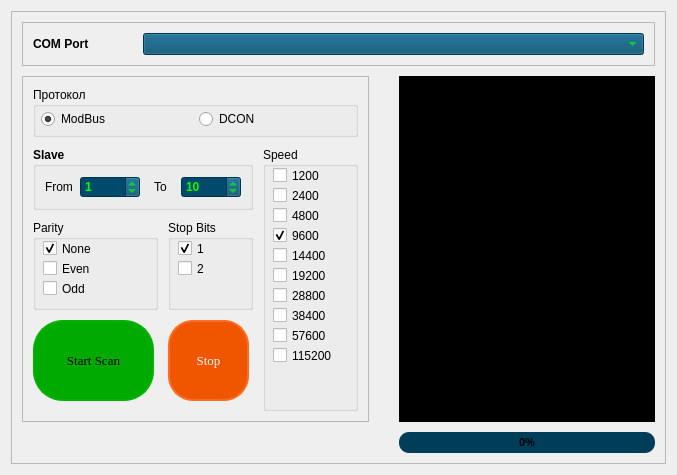
      <widget class="QWidget" name="tab_scan">
       <attribute name="title">
        <string>Scan</string>
       </attribute>
       <layout class="QHBoxLayout" name="horizontalLayout_3">
        <item>
         <widget class="QFrame" name="frame_5">
          <property name="sizePolicy">
           <sizepolicy hsizetype="Preferred" vsizetype="Preferred">
            <horstretch>0</horstretch>
            <verstretch>0</verstretch>
           </sizepolicy>
          </property>
          <property name="contextMenuPolicy">
           <enum>Qt::NoContextMenu</enum>
          </property>
          <property name="frameShape">
           <enum>QFrame::StyledPanel</enum>
          </property>
          <property name="frameShadow">
           <enum>QFrame::Raised</enum>
          </property>
          <layout class="QGridLayout" name="gridLayout_6">
           <property name="leftMargin">
            <number>10</number>
           </property>
           <property name="topMargin">
            <number>10</number>
           </property>
           <property name="rightMargin">
            <number>10</number>
           </property>
           <property name="bottomMargin">
            <number>10</number>
           </property>
           <property name="spacing">
            <number>10</number>
           </property>
           <item row="0" column="0" colspan="4">
            <widget class="QFrame" name="scan_mb_top_frame">
             <property name="sizePolicy">
              <sizepolicy hsizetype="Preferred" vsizetype="Fixed">
               <horstretch>0</horstretch>
               <verstretch>0</verstretch>
              </sizepolicy>
             </property>
             <property name="frameShape">
              <enum>QFrame::StyledPanel</enum>
             </property>
             <property name="frameShadow">
              <enum>QFrame::Raised</enum>
             </property>
             <layout class="QHBoxLayout" name="horizontalLayout">
              <property name="spacing">
               <number>10</number>
              </property>
              <property name="leftMargin">
               <number>10</number>
              </property>
              <property name="topMargin">
               <number>10</number>
              </property>
              <property name="rightMargin">
               <number>10</number>
              </property>
              <property name="bottomMargin">
               <number>10</number>
              </property>
              <item>
               <widget class="QLabel" name="com_port">
                <property name="minimumSize">
                 <size>
                  <width>100</width>
                  <height>0</height>
                 </size>
                </property>
                <property name="font">
                 <font>
                  <weight>75</weight>
                  <bold>true</bold>
                 </font>
                </property>
                <property name="contextMenuPolicy">
                 <enum>Qt::NoContextMenu</enum>
                </property>
                <property name="text">
                 <string>COM Port</string>
                </property>
               </widget>
              </item>
              <item>
               <widget class="QComboBox" name="comboBox_com_port">
                <property name="sizePolicy">
                 <sizepolicy hsizetype="Expanding" vsizetype="Fixed">
                  <horstretch>0</horstretch>
                  <verstretch>0</verstretch>
                 </sizepolicy>
                </property>
                <property name="minimumSize">
                 <size>
                  <width>0</width>
                  <height>20</height>
                 </size>
                </property>
                <property name="contextMenuPolicy">
                 <enum>Qt::NoContextMenu</enum>
                </property>
                <property name="styleSheet">
                 <string notr="true">background-color: rgb(0, 74, 109);
color: rgb(4, 255, 0);</string>
                </property>
               </widget>
              </item>
             </layout>
            </widget>
           </item>
           <item row="3" column="3" rowspan="3">
            <widget class="QTableWidget" name="table_devices">
             <property name="enabled">
              <bool>true</bool>
             </property>
             <property name="sizePolicy">
              <sizepolicy hsizetype="Expanding" vsizetype="Expanding">
               <horstretch>0</horstretch>
               <verstretch>0</verstretch>
              </sizepolicy>
             </property>
             <property name="minimumSize">
              <size>
               <width>200</width>
               <height>0</height>
              </size>
             </property>
             <property name="palette">
              <palette>
               <active>
                <colorrole role="WindowText">
                 <brush brushstyle="SolidPattern">
                  <color alpha="255">
                   <red>255</red>
                   <green>255</green>
                   <blue>255</blue>
                  </color>
                 </brush>
                </colorrole>
                <colorrole role="Button">
                 <brush brushstyle="SolidPattern">
                  <color alpha="255">
                   <red>0</red>
                   <green>0</green>
                   <blue>0</blue>
                  </color>
                 </brush>
                </colorrole>
                <colorrole role="Text">
                 <brush brushstyle="SolidPattern">
                  <color alpha="255">
                   <red>255</red>
                   <green>255</green>
                   <blue>255</blue>
                  </color>
                 </brush>
                </colorrole>
                <colorrole role="ButtonText">
                 <brush brushstyle="SolidPattern">
                  <color alpha="255">
                   <red>255</red>
                   <green>255</green>
                   <blue>255</blue>
                  </color>
                 </brush>
                </colorrole>
                <colorrole role="Base">
                 <brush brushstyle="SolidPattern">
                  <color alpha="255">
                   <red>0</red>
                   <green>0</green>
                   <blue>0</blue>
                  </color>
                 </brush>
                </colorrole>
                <colorrole role="Window">
                 <brush brushstyle="SolidPattern">
                  <color alpha="255">
                   <red>0</red>
                   <green>0</green>
                   <blue>0</blue>
                  </color>
                 </brush>
                </colorrole>
                <colorrole role="PlaceholderText">
                 <brush brushstyle="NoBrush">
                  <color alpha="128">
                   <red>255</red>
                   <green>255</green>
                   <blue>255</blue>
                  </color>
                 </brush>
                </colorrole>
               </active>
               <inactive>
                <colorrole role="WindowText">
                 <brush brushstyle="SolidPattern">
                  <color alpha="255">
                   <red>255</red>
                   <green>255</green>
                   <blue>255</blue>
                  </color>
                 </brush>
                </colorrole>
                <colorrole role="Button">
                 <brush brushstyle="SolidPattern">
                  <color alpha="255">
                   <red>0</red>
                   <green>0</green>
                   <blue>0</blue>
                  </color>
                 </brush>
                </colorrole>
                <colorrole role="Text">
                 <brush brushstyle="SolidPattern">
                  <color alpha="255">
                   <red>255</red>
                   <green>255</green>
                   <blue>255</blue>
                  </color>
                 </brush>
                </colorrole>
                <colorrole role="ButtonText">
                 <brush brushstyle="SolidPattern">
                  <color alpha="255">
                   <red>255</red>
                   <green>255</green>
                   <blue>255</blue>
                  </color>
                 </brush>
                </colorrole>
                <colorrole role="Base">
                 <brush brushstyle="SolidPattern">
                  <color alpha="255">
                   <red>0</red>
                   <green>0</green>
                   <blue>0</blue>
                  </color>
                 </brush>
                </colorrole>
                <colorrole role="Window">
                 <brush brushstyle="SolidPattern">
                  <color alpha="255">
                   <red>0</red>
                   <green>0</green>
                   <blue>0</blue>
                  </color>
                 </brush>
                </colorrole>
                <colorrole role="PlaceholderText">
                 <brush brushstyle="NoBrush">
                  <color alpha="128">
                   <red>255</red>
                   <green>255</green>
                   <blue>255</blue>
                  </color>
                 </brush>
                </colorrole>
               </inactive>
               <disabled>
                <colorrole role="WindowText">
                 <brush brushstyle="SolidPattern">
                  <color alpha="255">
                   <red>255</red>
                   <green>255</green>
                   <blue>255</blue>
                  </color>
                 </brush>
                </colorrole>
                <colorrole role="Button">
                 <brush brushstyle="SolidPattern">
                  <color alpha="255">
                   <red>0</red>
                   <green>0</green>
                   <blue>0</blue>
                  </color>
                 </brush>
                </colorrole>
                <colorrole role="Text">
                 <brush brushstyle="SolidPattern">
                  <color alpha="255">
                   <red>255</red>
                   <green>255</green>
                   <blue>255</blue>
                  </color>
                 </brush>
                </colorrole>
                <colorrole role="ButtonText">
                 <brush brushstyle="SolidPattern">
                  <color alpha="255">
                   <red>255</red>
                   <green>255</green>
                   <blue>255</blue>
                  </color>
                 </brush>
                </colorrole>
                <colorrole role="Base">
                 <brush brushstyle="SolidPattern">
                  <color alpha="255">
                   <red>0</red>
                   <green>0</green>
                   <blue>0</blue>
                  </color>
                 </brush>
                </colorrole>
                <colorrole role="Window">
                 <brush brushstyle="SolidPattern">
                  <color alpha="255">
                   <red>0</red>
                   <green>0</green>
                   <blue>0</blue>
                  </color>
                 </brush>
                </colorrole>
                <colorrole role="PlaceholderText">
                 <brush brushstyle="NoBrush">
                  <color alpha="128">
                   <red>255</red>
                   <green>255</green>
                   <blue>255</blue>
                  </color>
                 </brush>
                </colorrole>
               </disabled>
              </palette>
             </property>
             <property name="contextMenuPolicy">
              <enum>Qt::NoContextMenu</enum>
             </property>
             <property name="toolTip">
              <string>&lt;html&gt;&lt;head/&gt;&lt;body&gt;&lt;p&gt;Выводит информацию о найденных устройствах.&lt;/p&gt;&lt;p&gt;Формат вывода ModBus:&lt;/p&gt;&lt;p&gt;адрес,(скорость, паритет, стоп бит)&lt;/p&gt;&lt;p&gt;Формат вывода Dcon:&lt;/p&gt;&lt;p&gt;адрес, устройство&lt;/p&gt;&lt;/body&gt;&lt;/html&gt;</string>
             </property>
             <property name="styleSheet">
              <string notr="true">QTableWidget {
	background-color: rgb(0, 0, 0);
	color: rgb(255, 255, 255);
	font: 75 8pt &quot;System&quot;;
}
QToolTip {
	color: rgb(0, 0, 127);
}</string>
             </property>
             <property name="frameShape">
              <enum>QFrame::StyledPanel</enum>
             </property>
             <property name="columnCount">
              <number>1</number>
             </property>
             <attribute name="horizontalHeaderVisible">
              <bool>false</bool>
             </attribute>
             <attribute name="horizontalHeaderCascadingSectionResizes">
              <bool>true</bool>
             </attribute>
             <attribute name="horizontalHeaderMinimumSectionSize">
              <number>90</number>
             </attribute>
             <attribute name="horizontalHeaderDefaultSectionSize">
              <number>90</number>
             </attribute>
             <attribute name="horizontalHeaderHighlightSections">
              <bool>true</bool>
             </attribute>
             <attribute name="horizontalHeaderStretchLastSection">
              <bool>true</bool>
             </attribute>
             <attribute name="verticalHeaderVisible">
              <bool>false</bool>
             </attribute>
             <attribute name="verticalHeaderDefaultSectionSize">
              <number>23</number>
             </attribute>
             <attribute name="verticalHeaderShowSortIndicator" stdset="0">
              <bool>false</bool>
             </attribute>
             <column>
              <property name="text">
               <string>device</string>
              </property>
             </column>
            </widget>
           </item>
           <item row="3" column="0" rowspan="3">
            <widget class="QFrame" name="frame_7">
             <property name="sizePolicy">
              <sizepolicy hsizetype="Fixed" vsizetype="Fixed">
               <horstretch>0</horstretch>
               <verstretch>0</verstretch>
              </sizepolicy>
             </property>
             <property name="contextMenuPolicy">
              <enum>Qt::NoContextMenu</enum>
             </property>
             <property name="styleSheet">
              <string notr="true"/>
             </property>
             <property name="frameShape">
              <enum>QFrame::StyledPanel</enum>
             </property>
             <property name="frameShadow">
              <enum>QFrame::Raised</enum>
             </property>
             <layout class="QGridLayout" name="gridLayout_5">
              <property name="sizeConstraint">
               <enum>QLayout::SetDefaultConstraint</enum>
              </property>
              <property name="leftMargin">
               <number>10</number>
              </property>
              <property name="topMargin">
               <number>10</number>
              </property>
              <property name="rightMargin">
               <number>10</number>
              </property>
              <property name="bottomMargin">
               <number>10</number>
              </property>
              <property name="spacing">
               <number>10</number>
              </property>
              <item row="4" column="1">
               <widget class="QGroupBox" name="groupBox_s_bits">
                <property name="minimumSize">
                 <size>
                  <width>80</width>
                  <height>0</height>
                 </size>
                </property>
                <property name="title">
                 <string>Stop Bits</string>
                </property>
                <widget class="QCheckBox" name="check_box_sb1_3">
                 <property name="geometry">
                  <rect>
                   <x>10</x>
                   <y>20</y>
                   <width>62</width>
                   <height>17</height>
                  </rect>
                 </property>
                 <property name="text">
                  <string>1</string>
                 </property>
                 <property name="checked">
                  <bool>true</bool>
                 </property>
                </widget>
                <widget class="QCheckBox" name="check_box_sb2_3">
                 <property name="geometry">
                  <rect>
                   <x>10</x>
                   <y>40</y>
                   <width>62</width>
                   <height>17</height>
                  </rect>
                 </property>
                 <property name="text">
                  <string>2</string>
                 </property>
                </widget>
               </widget>
              </item>
              <item row="3" column="0" colspan="2">
               <widget class="QGroupBox" name="group_box_slave">
                <property name="minimumSize">
                 <size>
                  <width>220</width>
                  <height>60</height>
                 </size>
                </property>
                <property name="font">
                 <font>
                  <weight>75</weight>
                  <bold>true</bold>
                 </font>
                </property>
                <property name="title">
                 <string>Slave</string>
                </property>
                <layout class="QHBoxLayout" name="horizontalLayout_2">
                 <item>
                  <widget class="QLabel" name="lbl_from_3">
                   <property name="font">
                    <font>
                     <weight>50</weight>
                     <bold>false</bold>
                    </font>
                   </property>
                   <property name="text">
                    <string>From</string>
                   </property>
                  </widget>
                 </item>
                 <item>
                  <widget class="QSpinBox" name="spinBox_from_scan">
                   <property name="minimumSize">
                    <size>
                     <width>60</width>
                     <height>0</height>
                    </size>
                   </property>
                   <property name="styleSheet">
                    <string notr="true">QSpinBox {
	background-color: rgb(0, 74, 109);
	color: rgb(4, 255, 0);
}</string>
                   </property>
                   <property name="maximum">
                    <number>255</number>
                   </property>
                   <property name="value">
                    <number>1</number>
                   </property>
                  </widget>
                 </item>
                 <item>
                  <widget class="QLabel" name="lbl_to_3">
                   <property name="font">
                    <font>
                     <weight>50</weight>
                     <bold>false</bold>
                    </font>
                   </property>
                   <property name="text">
                    <string>To</string>
                   </property>
                   <property name="alignment">
                    <set>Qt::AlignCenter</set>
                   </property>
                  </widget>
                 </item>
                 <item>
                  <widget class="QSpinBox" name="spinBox_to_scan">
                   <property name="minimumSize">
                    <size>
                     <width>60</width>
                     <height>0</height>
                    </size>
                   </property>
                   <property name="styleSheet">
                    <string notr="true">QSpinBox {
	background-color: rgb(0, 74, 109);
	color: rgb(4, 255, 0);
}</string>
                   </property>
                   <property name="minimum">
                    <number>1</number>
                   </property>
                   <property name="maximum">
                    <number>255</number>
                   </property>
                   <property name="value">
                    <number>10</number>
                   </property>
                  </widget>
                 </item>
                </layout>
               </widget>
              </item>
              <item row="5" column="1">
               <widget class="QPushButton" name="btn_stop_scan">
                <property name="sizePolicy">
                 <sizepolicy hsizetype="Fixed" vsizetype="Fixed">
                  <horstretch>0</horstretch>
                  <verstretch>0</verstretch>
                 </sizepolicy>
                </property>
                <property name="minimumSize">
                 <size>
                  <width>81</width>
                  <height>81</height>
                 </size>
                </property>
                <property name="font">
                 <font>
                  <family>Georgia</family>
                  <pointsize>10</pointsize>
                  <weight>9</weight>
                  <italic>false</italic>
                  <bold>false</bold>
                 </font>
                </property>
                <property name="styleSheet">
                 <string notr="true">QPushButton {
	background-color: rgb(240, 85, 0);
	color: rgb(255, 255, 255);
	border: none;
	border-left: 2px solid rgb(255, 108, 35);
	border-top: 2px solid rgb(255, 108, 35);
	border-right: 2px solid rgb(255, 108, 35);	
	border-bottom: 2px solid rgb(255, 108, 35);
	font: 75 10pt &quot;Georgia&quot;;
	border-radius: 25px;
}

QPushButton:hover {
	background-color: rgb(230, 85, 0);
	border-left: 2px solid rgb(230, 85, 0);
	border-top: 2px solid rgb(230, 85, 0);
	border-right: 2px solid rgb(230, 85, 0);	
	border-bottom: 2px solid rgb(230, 85, 0);
}

QPushButton:pressed {
	background-color: rgb(250, 85, 0);
	border-left: 2px solid rgb(180, 60, 0);
	border-top: 2px solid rgb(180, 60, 0);
	border-right: 2px solid rgb(180, 60, 0);	
	border-bottom: 2px solid rgb(180, 60, 0);
}</string>
                </property>
                <property name="text">
                 <string>Stop</string>
                </property>
               </widget>
              </item>
              <item row="5" column="0">
               <widget class="QPushButton" name="btn_start_scan">
                <property name="sizePolicy">
                 <sizepolicy hsizetype="Fixed" vsizetype="Fixed">
                  <horstretch>0</horstretch>
                  <verstretch>0</verstretch>
                 </sizepolicy>
                </property>
                <property name="minimumSize">
                 <size>
                  <width>121</width>
                  <height>81</height>
                 </size>
                </property>
                <property name="font">
                 <font>
                  <family>Georgia</family>
                  <pointsize>10</pointsize>
                  <weight>9</weight>
                  <italic>false</italic>
                  <bold>false</bold>
                  <strikeout>false</strikeout>
                 </font>
                </property>
                <property name="styleSheet">
                 <string notr="true">QPushButton {
	background-color: rgb(0, 170, 0);
	border: none;
	border-left: 2px solid rgb(0, 180, 0);
	border-top: 2px solid rgb(0, 180, 0);
	border-right: 2px solid rgb(0, 180, 0);	
	border-bottom: 2px solid rgb(0, 180, 0);
	font: 75 10pt &quot;Georgia&quot;;
	color: rgb(0, 0, 0);
	border-radius: 30px;
}

QPushButton:hover {
	background-color: rgb(0, 160, 0);
	border-left: 2px solid rgb(0, 160, 0);
	border-top: 2px solid rgb(0, 160, 0);
	border-right: 2px solid rgb(0, 160, 0);	
	border-bottom: 2px solid rgb(0, 160, 0);
}

QPushButton:pressed {
	background-color: rgb(0, 180, 0);
	border-left: 2px solid rgb(0, 130, 0);
	border-top: 2px solid rgb(0, 130, 0);
	border-right: 2px solid rgb(0, 130, 0);	
	border-bottom: 2px solid rgb(0, 130, 0);
}
</string>
                </property>
                <property name="text">
                 <string>Start Scan</string>
                </property>
               </widget>
              </item>
              <item row="3" column="2" rowspan="4">
               <widget class="QGroupBox" name="groupBox_speeds">
                <property name="minimumSize">
                 <size>
                  <width>95</width>
                  <height>230</height>
                 </size>
                </property>
                <property name="title">
                 <string>Speed</string>
                </property>
                <widget class="QCheckBox" name="checkBox_1202">
                 <property name="geometry">
                  <rect>
                   <x>10</x>
                   <y>20</y>
                   <width>62</width>
                   <height>17</height>
                  </rect>
                 </property>
                 <property name="text">
                  <string>1200</string>
                 </property>
                </widget>
                <widget class="QCheckBox" name="checkBox_2402">
                 <property name="geometry">
                  <rect>
                   <x>10</x>
                   <y>40</y>
                   <width>62</width>
                   <height>17</height>
                  </rect>
                 </property>
                 <property name="text">
                  <string>2400</string>
                 </property>
                </widget>
                <widget class="QCheckBox" name="checkBox_4802">
                 <property name="geometry">
                  <rect>
                   <x>10</x>
                   <y>60</y>
                   <width>62</width>
                   <height>17</height>
                  </rect>
                 </property>
                 <property name="text">
                  <string>4800</string>
                 </property>
                </widget>
                <widget class="QCheckBox" name="checkBox_9602">
                 <property name="geometry">
                  <rect>
                   <x>10</x>
                   <y>80</y>
                   <width>62</width>
                   <height>17</height>
                  </rect>
                 </property>
                 <property name="text">
                  <string>9600</string>
                 </property>
                 <property name="checked">
                  <bool>true</bool>
                 </property>
                </widget>
                <widget class="QCheckBox" name="checkBox_14402">
                 <property name="geometry">
                  <rect>
                   <x>10</x>
                   <y>100</y>
                   <width>62</width>
                   <height>17</height>
                  </rect>
                 </property>
                 <property name="text">
                  <string>14400</string>
                 </property>
                </widget>
                <widget class="QCheckBox" name="checkBox_19202">
                 <property name="geometry">
                  <rect>
                   <x>10</x>
                   <y>120</y>
                   <width>62</width>
                   <height>17</height>
                  </rect>
                 </property>
                 <property name="text">
                  <string>19200</string>
                 </property>
                </widget>
                <widget class="QCheckBox" name="checkBox_28802">
                 <property name="geometry">
                  <rect>
                   <x>10</x>
                   <y>140</y>
                   <width>62</width>
                   <height>17</height>
                  </rect>
                 </property>
                 <property name="text">
                  <string>28800</string>
                 </property>
                </widget>
                <widget class="QCheckBox" name="checkBox_38402">
                 <property name="geometry">
                  <rect>
                   <x>10</x>
                   <y>160</y>
                   <width>62</width>
                   <height>17</height>
                  </rect>
                 </property>
                 <property name="text">
                  <string>38400</string>
                 </property>
                </widget>
                <widget class="QCheckBox" name="checkBox_57602">
                 <property name="geometry">
                  <rect>
                   <x>10</x>
                   <y>180</y>
                   <width>62</width>
                   <height>17</height>
                  </rect>
                 </property>
                 <property name="text">
                  <string>57600</string>
                 </property>
                </widget>
                <widget class="QCheckBox" name="checkBox_115202">
                 <property name="geometry">
                  <rect>
                   <x>10</x>
                   <y>200</y>
                   <width>62</width>
                   <height>17</height>
                  </rect>
                 </property>
                 <property name="text">
                  <string>115200</string>
                 </property>
                </widget>
               </widget>
              </item>
              <item row="4" column="0">
               <widget class="QGroupBox" name="groupBox_parity">
                <property name="minimumSize">
                 <size>
                  <width>0</width>
                  <height>90</height>
                 </size>
                </property>
                <property name="title">
                 <string>Parity</string>
                </property>
                <widget class="QCheckBox" name="check_box_none_3">
                 <property name="geometry">
                  <rect>
                   <x>10</x>
                   <y>20</y>
                   <width>62</width>
                   <height>17</height>
                  </rect>
                 </property>
                 <property name="text">
                  <string>None</string>
                 </property>
                 <property name="checked">
                  <bool>true</bool>
                 </property>
                 <property name="autoRepeat">
                  <bool>false</bool>
                 </property>
                 <property name="autoExclusive">
                  <bool>false</bool>
                 </property>
                 <property name="tristate">
                  <bool>false</bool>
                 </property>
                </widget>
                <widget class="QCheckBox" name="check_box_even_3">
                 <property name="geometry">
                  <rect>
                   <x>10</x>
                   <y>40</y>
                   <width>62</width>
                   <height>17</height>
                  </rect>
                 </property>
                 <property name="text">
                  <string>Even</string>
                 </property>
                </widget>
                <widget class="QCheckBox" name="check_box_odd_3">
                 <property name="geometry">
                  <rect>
                   <x>10</x>
                   <y>60</y>
                   <width>62</width>
                   <height>17</height>
                  </rect>
                 </property>
                 <property name="text">
                  <string>Odd</string>
                 </property>
                </widget>
               </widget>
              </item>
              <item row="0" column="0" rowspan="3" colspan="3">
               <widget class="QGroupBox" name="groupBox_protokol_scan">
                <property name="minimumSize">
                 <size>
                  <width>0</width>
                  <height>40</height>
                 </size>
                </property>
                <property name="title">
                 <string>Протокол</string>
                </property>
                <layout class="QHBoxLayout" name="horizontalLayout_8">
                 <property name="spacing">
                  <number>6</number>
                 </property>
                 <property name="leftMargin">
                  <number>5</number>
                 </property>
                 <property name="topMargin">
                  <number>2</number>
                 </property>
                 <property name="rightMargin">
                  <number>5</number>
                 </property>
                 <property name="bottomMargin">
                  <number>5</number>
                 </property>
                 <item>
                  <widget class="QRadioButton" name="radioButton_madbus">
                   <property name="minimumSize">
                    <size>
                     <width>70</width>
                     <height>0</height>
                    </size>
                   </property>
                   <property name="text">
                    <string>ModBus</string>
                   </property>
                   <property name="checked">
                    <bool>true</bool>
                   </property>
                  </widget>
                 </item>
                 <item>
                  <widget class="QRadioButton" name="radioButton_dcon">
                   <property name="minimumSize">
                    <size>
                     <width>70</width>
                     <height>0</height>
                    </size>
                   </property>
                   <property name="text">
                    <string>DCON</string>
                   </property>
                  </widget>
                 </item>
                </layout>
               </widget>
              </item>
             </layout>
            </widget>
           </item>
           <item row="6" column="3">
            <widget class="QProgressBar" name="progressBar_">
             <property name="font">
              <font>
               <pointsize>8</pointsize>
               <weight>75</weight>
               <italic>false</italic>
               <bold>true</bold>
               <kerning>true</kerning>
              </font>
             </property>
             <property name="styleSheet">
              <string notr="true">QProgressBar {
	color:rgb(0, 0, 0);
	background-color: rgb(0, 61, 89);
	border-style: none;
	border-radius: 10px;
	text-align: center;
	
}
QProgressBar::chunk {
	border-radius: 10px;
	
	background-color: rgb(0, 255, 0);
		
}


</string>
             </property>
             <property name="value">
              <number>0</number>
             </property>
            </widget>
           </item>
          </layout>
         </widget>
        </item>
       </layout>
      </widget>
